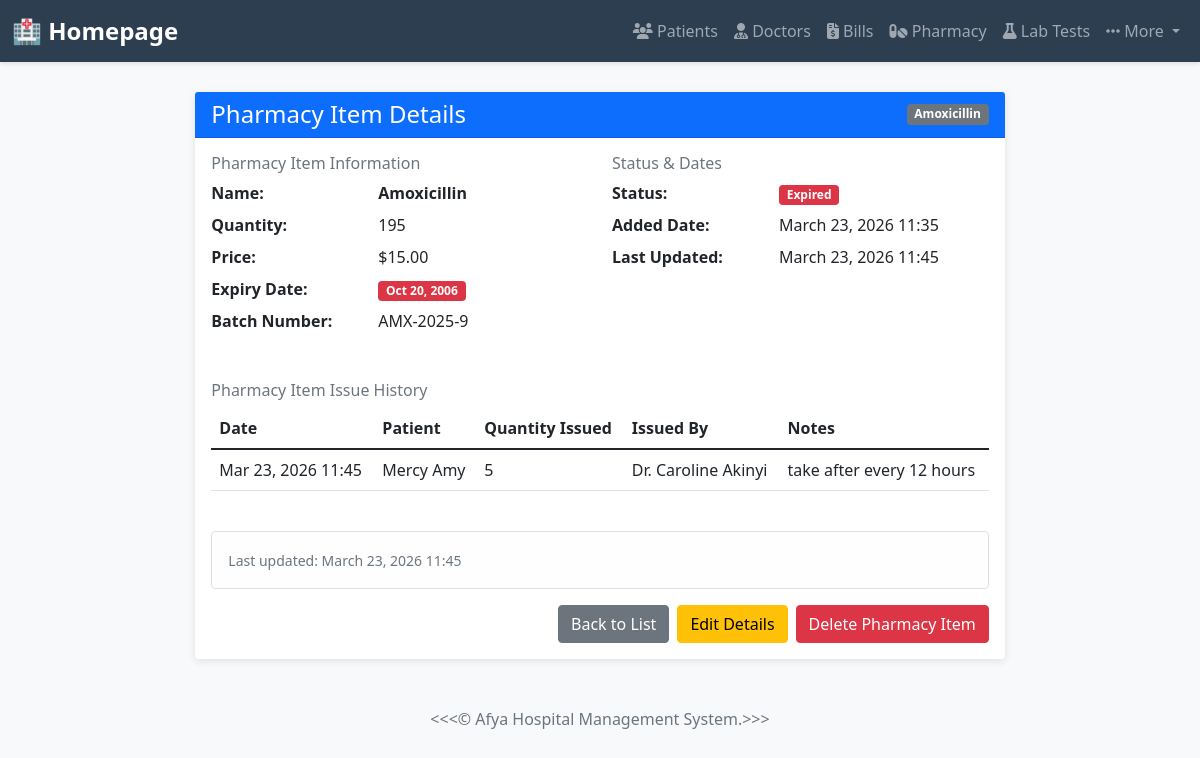
The app's page /pharmacy/2/ with its own data.
### myapp/models.py (models this page shows, shortened)
class PharmacyItem(models.Model):
    name = models.CharField(max_length=100, unique=True)
    quantity = models.PositiveIntegerField(help_text="Current stock quantity")
    price = models.DecimalField(max_digits=10, decimal_places=2, help_text="Price per unit")
    expiry_date = models.DateField()
    batch_number = models.CharField(max_length=50, blank=True, null=True)
    date_added = models.DateTimeField(auto_now_add=True)
    updated_at = models.DateTimeField(auto_now=True)
    def is_expired(self):
        return self.expiry_date < timezone.now().date()
    class Meta:
        ordering = ['name']

class PharmacyIssue(models.Model):
    patient = models.ForeignKey(Patient, on_delete=models.CASCADE)
    pharmacy_item = models.ForeignKey(PharmacyItem, on_delete=models.CASCADE)
    quantity_issued = models.PositiveIntegerField()
    issued_by = models.ForeignKey(Doctor, on_delete=models.SET_NULL, null=True, blank=True)
    issued_date = models.DateTimeField(auto_now_add=True)
    notes = models.TextField(blank=True, null=True)
    class Meta:
        ordering = ['-issued_date']

class Patient(models.Model):
    GENDER_CHOICES = [
        ('M', 'Male'),
        ('F', 'Female'),
        ('O', 'Other'),
    ]
    patient_id = models.CharField(max_length=20, unique=True)
    first_name = models.CharField(max_length=100)
    last_name = models.CharField(max_length=100)
    email = models.EmailField(unique=True)
    phone_number = models.CharField(max_length=15)
    gender = models.CharField(max_length=1, choices=GENDER_CHOICES)
    date_of_birth = models.DateField()
    address = models.TextField()
    date_registered = models.DateTimeField(auto_now_add=True)
    medical_history = models.TextField(blank=True, null=True)
    class Meta:
        ordering = ['-date_registered']

class Doctor(models.Model):
    DEPARTMENT_CHOICES = [
        ('cardiology', 'Cardiology'),
        ('neurology', 'Neurology'),
        ('pediatrics', 'Pediatrics'),
        ('orthopedics', 'Orthopedics'),
        ('general', 'General Medicine'),
    ]
    doctor_id = models.CharField(max_length=20, unique=True)
    first_name = models.CharField(max_length=100)
    last_name = models.CharField(max_length=100)
    email = models.EmailField(unique=True)
    specialization = models.CharField(max_length=100)
    phone_number = models.CharField(max_length=15)
    department = models.CharField(max_length=50, choices=DEPARTMENT_CHOICES)
    schedule = models.TextField(blank=True, null=True, help_text="Optional scheduling notes or timeslots")
    date_added = models.DateTimeField(auto_now_add=True)
    class Meta:
        ordering = ['last_name', 'first_name']

### myapp/views.py (the view)
# urls.py: path('pharmacy/<int:pk>/', views.pharmacy_item_detail, name='pharmacy_item_detail'),
def pharmacy_item_detail(request, pk):
    pharmacy_item = get_object_or_404(PharmacyItem, pk=pk)
    issues = PharmacyIssue.objects.filter(pharmacy_item=pharmacy_item).order_by('-issued_date')
    context = {
        'pharmacy_item': pharmacy_item,
        'issues': issues,
    }
    return render(request, 'pharmacy_item_detail.html', context)

### myapp/templates/pharmacy_item_detail.html (shortened to what this page needs)
{% extends 'base.html' %}
{% block content %}
<div class="row justify-content-center">
    <div class="col-md-10">
        <div class="card">
            <div class="card-header bg-primary text-white d-flex justify-content-between align-items-center">
                <h4 class="mb-0">Pharmacy Item Details</h4>
                <span class="badge bg-secondary">{{ pharmacy_item.name }}</span>
            </div>
            <div class="card-body">
                <div class="row mb-4">
                    <div class="col-md-6">
                        <h6 class="text-muted">Pharmacy Item Information</h6>
                        <dl class="row">
                            <dt class="col-sm-5">Name:</dt>
                            <dd class="col-sm-7"><strong>{{ pharmacy_item.name }}</strong></dd>
                            <dt class="col-sm-5">Quantity:</dt>
                            <dd class="col-sm-7">
                                {% if pharmacy_item.quantity <= 10 %}
                                    <span class="badge bg-danger">{{ pharmacy_item.quantity }}</span>
                                {% else %}
                                    {{ pharmacy_item.quantity }}
                                {% endif %}
                            </dd>
                            <dt class="col-sm-5">Price:</dt>
                            <dd class="col-sm-7">${{ pharmacy_item.price }}</dd>
                            <dt class="col-sm-5">Expiry Date:</dt>
                            <dd class="col-sm-7">
                                {% if pharmacy_item.is_expired %}
                                    <span class="badge bg-danger">{{ pharmacy_item.expiry_date|date:"M d, Y" }}</span>
                                {% elif pharmacy_item.is_expiring_soon %}
                                    <span class="badge bg-warning">{{ pharmacy_item.expiry_date|date:"M d, Y" }}</span>
                                {% else %}
                                    {{ pharmacy_item.expiry_date|date:"M d, Y" }}
                                {% endif %}
                            </dd>
                            {% if pharmacy_item.batch_number %}
                            <dt class="col-sm-5">Batch Number:</dt>
                            <dd class="col-sm-7">{{ pharmacy_item.batch_number }}</dd>
                            {% endif %}
                        </dl>
                    </div>
                    <div class="col-md-6">
                        <h6 class="text-muted">Status & Dates</h6>
                        <dl class="row">
                            <dt class="col-sm-5">Status:</dt>
                            <dd class="col-sm-7">
                                {% if pharmacy_item.is_expired %}
                                    <span class="badge bg-danger">Expired</span>
                                {% elif pharmacy_item.is_expiring_soon %}
                                    <span class="badge bg-warning">Expiring Soon</span>
                                {% elif pharmacy_item.quantity <= 10 %}
                                    <span class="badge bg-danger">Low Stock</span>
                                {% else %}
                                    <span class="badge bg-success">OK</span>
                                {% endif %}
                            </dd>
                            <dt class="col-sm-5">Added Date:</dt>
                            <dd class="col-sm-7">{{ pharmacy_item.date_added|date:"F d, Y H:i" }}</dd>
                            <dt class="col-sm-5">Last Updated:</dt>
                            <dd class="col-sm-7">{{ pharmacy_item.updated_at|date:"F d, Y H:i" }}</dd>
                        </dl>
                    </div>
                </div>
                <div class="row mb-4">
                    <div class="col-md-12">
                        <h6 class="text-muted">Pharmacy Item Issue History</h6>
                        {% if issues %}
                            <div class="table-responsive">
                                <table class="table table-hover">
                                    <thead>
                                        <tr>
                                            <th>Date</th>
                                            <th>Patient</th>
                                            <th>Quantity Issued</th>
                                            <th>Issued By</th>
                                            <th>Notes</th>
                                        </tr>
                                    </thead>
                                    <tbody>
                                        {% for issue in issues %}
                                            <tr>
                                                <td>{{ issue.issued_date|date:"M d, Y H:i" }}</td>
                                                <td>{{ issue.patient.first_name }} {{ issue.patient.last_name }}</td>
                                                <td>{{ issue.quantity_issued }}</td>
                                                <td>
                                                    {% if issue.issued_by %}
                                                        Dr. {{ issue.issued_by.first_name }} {{ issue.issued_by.last_name }}
                                                    {% else %}
                                                        <span class="text-muted">N/A</span>
                                                    {% endif %}
                                                </td>
                                                <td>
                                                    {% if issue.notes %}
                                                        {{ issue.notes|truncatechars:50 }}
                                                    {% else %}
                                                        <span class="text-muted">—</span>
                                                    {% endif %}
                                                </td>
                                            </tr>
                                        {% endfor %}
                                    </tbody>
                                </table>
                            </div>
                        {% else %}
                            <p class="text-muted">No pharmacy item issues recorded for this item.</p>
                        {% endif %}
                    </div>
                </div>
                <div class="alert alert-light border">
                    <small class="text-muted">Last updated: {{ pharmacy_item.updated_at|date:"F d, Y H:i" }}</small>
                </div>
                <div class="d-flex gap-2 justify-content-end">
                    <a href="{% url 'myapp:pharmacy_item_list' %}" class="btn btn-secondary">Back to List</a>
                    <a href="{% url 'myapp:update_pharmacy_item' pharmacy_item.pk %}" class="btn btn-warning">Edit Details</a>
                    <a href="{% url 'myapp:delete_pharmacy_item' pharmacy_item.pk %}" class="btn btn-danger">Delete Pharmacy Item</a>
                </div>
            </div>
        </div>
    </div>
</div>
{% endblock %}

### myapp/templates/base.html (style rules this page uses)
body { background-color: #f8f9fa; font-family: 'Segoe UI', Tahoma, Geneva, Verdana, sans-serif; }
.card { box-shadow: 0 2px 8px rgba(0,0,0,0.1); border: none; }
.alert { border: none; border-radius: 4px; }

### records on screen
PharmacyItem: name "Amoxicillin", quantity "195", price "15.00", expiry_date "Oct 20, 2006", batch_number "AMX-2025-9", date_added "March 23, 2026 11:35", updated_at "March 23, 2026 11:45"
PharmacyIssue: issued_date "Mar 23, 2026 11:45", patient.first_name "Mercy", patient.last_name "Amy", quantity_issued "5", issued_by.first_name "Caroline", issued_by.last_name "Akinyi", notes "take after every 12 hours"
